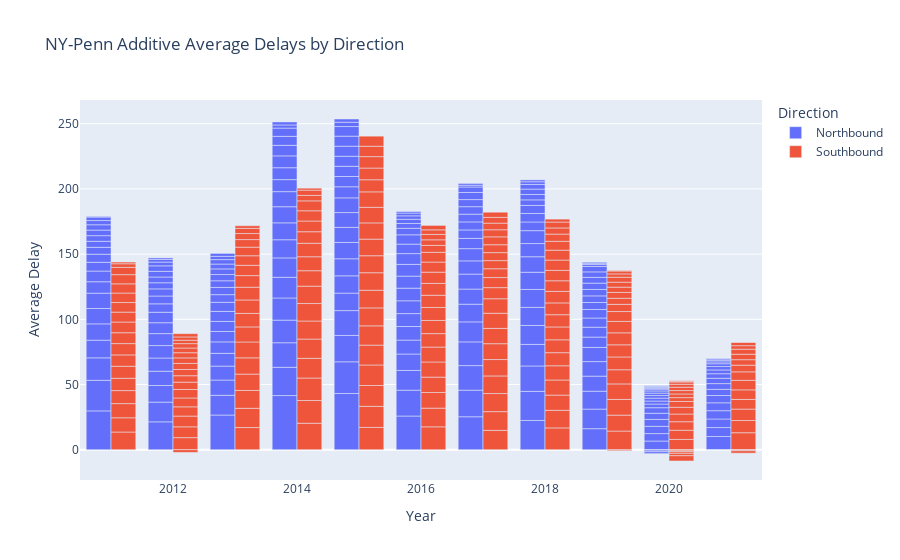

Notebook source saved alongside this figure:
### Code cell
nyp_yearly_bar_plt = px.bar(nyp_yearly, 
                            x = 'Year',
                            y = 'Average Delay', 
                            color = 'Direction', 
                            hover_data=['Train Number', 'Num Instances'],
                            title = 'NY-Penn Additive Average Delays by Direction')
nyp_yearly_bar_plt.update_layout(barmode='group', xaxis={'categoryorder':'category ascending'})

### Figure 1 — Plotly figure (JSON) as saved in the notebook; plotly's stock layout.template omitted (floating-point values rounded to 4 significant figures; data arrays with more than 128 entries replaced by an {"elided": "..."} marker saying what was removed)
{"data": [{"alignmentgroup": "True", "customdata": {"elided": "214x2 mixed values"}, "hovertemplate": "Direction=Northbound<br>Year=%{x}<br>Average Delay=%{y}<br>Train Number=%{customdata[0]}<br>Num Instances=%{customdata[1]}<extra></extra>", "legendgroup": "Northbound", "marker": {"color": "#636efa"}, "name": "Northbound", "offsetgroup": "Northbound", "orientation": "v", "showlegend": true, "textposition": "auto", "type": "bar", "x": {"elided": "214 int values"}, "xaxis": "x", "y": {"elided": "214 float values"}, "yaxis": "y"}, {"alignmentgroup": "True", "customdata": {"elided": "206x2 mixed values"}, "hovertemplate": "Direction=Southbound<br>Year=%{x}<br>Average Delay=%{y}<br>Train Number=%{customdata[0]}<br>Num Instances=%{customdata[1]}<extra></extra>", "legendgroup": "Southbound", "marker": {"color": "#EF553B"}, "name": "Southbound", "offsetgroup": "Southbound", "orientation": "v", "showlegend": true, "textposition": "auto", "type": "bar", "x": {"elided": "206 int values"}, "xaxis": "x", "y": {"elided": "206 float values"}, "yaxis": "y"}], "layout": {"barmode": "group", "legend": {"title": {"text": "Direction"}, "tracegroupgap": 0}, "title": {"text": "NY-Penn Additive Average Delays by Direction"}, "xaxis": {"anchor": "y", "categoryorder": "category ascending", "domain": [0, 1], "title": {"text": "Year"}}, "yaxis": {"anchor": "x", "domain": [0, 1], "title": {"text": "Average Delay"}}}}
